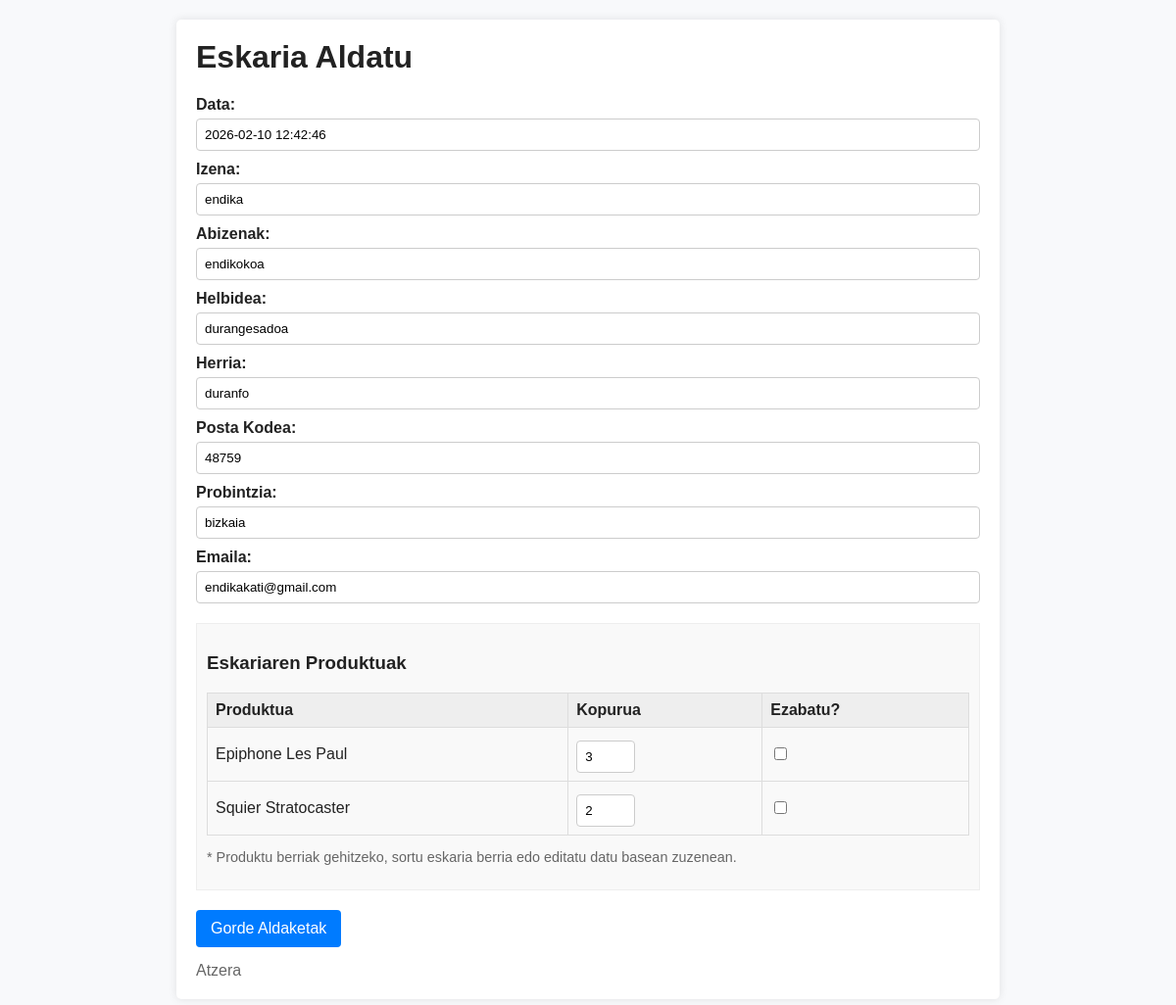
Page /admin/eskaria_aldatu/index.php?id=7 (signed in) on the committed database.
### tables this page shows
CREATE TABLE eskariak (
    id INTEGER PRIMARY KEY AUTOINCREMENT,
    data TEXT,
    izena TEXT,
    abizenak TEXT,
    helbidea TEXT,
    herria TEXT,
    postaKodea INTEGER,
    probintzia TEXT,
    emaila TEXT
);

### admin/eskaria_aldatu/index.php (called while the page is built, shortened)
<?php
require_once dirname(__DIR__, 2) . '/klaseak/com/leartik/unai/eskariak/EskariaDB.php';
require_once dirname(__DIR__, 2) . '/klaseak/com/leartik/unai/eskariak/Eskaria.php';
require_once dirname(__DIR__, 2) . '/klaseak/com/leartik/unai/bezeroak/Bezeroa.php';
require_once dirname(__DIR__, 2) . '/klaseak/com/leartik/unai/eskariak/Detailea.php';
require_once dirname(__DIR__, 2) . '/klaseak/com/leartik/unai/produktuak/produktuak.php';
$eskariaDB = new EskariaDB();
$id = filter_input(INPUT_GET, 'id', FILTER_VALIDATE_INT);
$eskaria = $eskariaDB->selectEskaria($id);
include 'eskaria_aldatu.php';
?>

### klaseak/com/leartik/unai/eskariak/EskariaDB.php (called while the page is built, shortened)
<?php
require_once __DIR__ . '/Eskaria.php';
require_once __DIR__ . '/../bezeroak/Bezeroa.php';
require_once __DIR__ . '/Detailea.php';
require_once __DIR__ . '/../produktuak/produktuak.php';
class EskariaDB
{
    private $konexioa;
    public function __construct()
    {
        $rootDir = realpath(__DIR__ . DIRECTORY_SEPARATOR . '..' . DIRECTORY_SEPARATOR . '..' . DIRECTORY_SEPARATOR . '..' . DIRECTORY_SEPARATOR . '..' . DIRECTORY_SEPARATOR . '..');
        $this->db_path = $rootDir . DIRECTORY_SEPARATOR . 'db' . DIRECTORY_SEPARATOR . 'dendadb.sqlite';
        try {
            $this->konexioa = new PDO("sqlite:" . $this->db_path);
            $this->konexioa->setAttribute(PDO::ATTR_ERRMODE, PDO::ERRMODE_EXCEPTION);
        } catch (PDOException $e) {
            die("Konexio errorea: " . $e->getMessage());
        }
    }
    private function createTablesIfNotExists()
    {
        $sqlEskaria = "CREATE TABLE IF NOT EXISTS eskariak (
            id INTEGER PRIMARY KEY AUTOINCREMENT,
            data TEXT,
            izena TEXT,
            abizenak TEXT,
            helbidea TEXT,
            herria TEXT,
            postaKodea INTEGER,
            probintzia TEXT,
            emaila TEXT
        )";
        $this->konexioa->exec($sqlEskaria);
        $sqlDetaileak = "CREATE TABLE IF NOT EXISTS eskaria_detaileak (
            id INTEGER PRIMARY KEY AUTOINCREMENT,
            eskaria_id INTEGER,
            produktua_id INTEGER,
            kopurua INTEGER,
            FOREIGN KEY(eskaria_id) REFERENCES eskariak(id)
        )";
        $this->konexioa->exec($sqlDetaileak);
    }
    public function selectEskaria(int $id): ?Eskaria
    {
        try {
            $sql = "SELECT * FROM eskariak WHERE id = :id";
            $stmt = $this->konexioa->prepare($sql);
            $stmt->bindValue(':id', $id);
            $stmt->execute();
            $row = $stmt->fetch(PDO::FETCH_ASSOC);
            if ($row) {
                $eskaria = new Eskaria();
                $eskaria->setId($row['id']);
                $eskaria->setData($row['data']);
                $bezeroa = new Bezeroa();
                $bezeroa->setIzena($row['izena']);
                $bezeroa->setAbizenak($row['abizenak']);
                $bezeroa->setHelbidea($row['helbidea']);
                $bezeroa->setHerria($row['herria']);
                $bezeroa->setPostaKodea($row['postaKodea']);
                $bezeroa->setProbintzia($row['probintzia']);
                $bezeroa->setEmaila($row['emaila']);
                $eskaria->setBezeroa($bezeroa);
                $sqlDetails = "SELECT d.kopurua, p.id as p_id, p.izena as p_izena, p.deskribapena, p.prezioa
                               FROM eskaria_detaileak d
                               -- LEFT JOIN could be better if produktua is deleted, but assuming integrity
                               -- Wait, we need to reconstruct Produktua.
                               -- I should probably join with products table if I want full product info.
                               -- But 'Produktua' table interactions are handled by ProduktuakDB maybe?
                               -- For simplicity here I will assume I can just fetch IDs or basic info if products table exists.
                               -- I don't see 'produktuak' table structure but EskariaDB used to be standalone.
                               -- I will assume a 'produktuak' table exists from previous context or generic assumption.
                               -- But wait, I have 'Produktua' class.
                               -- Let's just fetch fields.
                               LEFT JOIN gitarrak p ON d.produktua_id = p.id
                               WHERE d.eskaria_id = :eskaria_id";
                $stmtDetails = $this->konexioa->prepare($sqlDetails);
                $stmtDetails->bindValue(':eskaria_id', $id);
                $stmtDetails->execute();
                $detaileak = [];
                while ($rowD = $stmtDetails->fetch(PDO::FETCH_ASSOC)) {
                    $produktua = new Produktua();
                    $produktua->setId($rowD['p_id']);
                    if (isset($rowD['p_izena']))
                        $produktua->setIzena($rowD['p_izena']);
                    if (isset($rowD['prezioa']))
                        $produktua->setPrezioa($rowD['prezioa']);
                    $detailea = new Detailea();
                    $detailea->setProduktua($produktua);
                    $detailea->setKopurua($rowD['kopurua']);
                    $detaileak[] = $detailea;
                }
                $eskaria->setDetaileak($detaileak);
                return $eskaria;
            }
        } catch (PDOException $e) {
            error_log("Errorea eskaria lortzean: " . $e->getMessage());
        }
        return null;
    }
}
?>

### klaseak/com/leartik/unai/eskariak/Eskaria.php (called while the page is built, shortened)
<?php
require_once __DIR__ . '/../bezeroak/Bezeroa.php';
require_once __DIR__ . '/Detailea.php';
class Eskaria
{
    private $data;
    private $bezeroa;
    private $detaileak;
    public function __construct()
    {
        $this->detaileak = [];
    }
    public function setData($data)
    {
        $this->data = $data;
    }
    public function getData()
    {
        return $this->data;
    }
    public function setBezeroa(Bezeroa $bezeroa)
    {
        $this->bezeroa = $bezeroa;
    }
    public function getBezeroa()
    {
        return $this->bezeroa;
    }
    public function setDetaileak($detaileak)
    {
        $this->detaileak = $detaileak;
    }
    public function getDetaileak()
    {
        return $this->detaileak;
    }
}
?>

### klaseak/com/leartik/unai/bezeroak/Bezeroa.php (called while the page is built, shortened)
<?php
class Bezeroa {
    private $izena;
    private $abizenak;
    private $helbidea;
    private $herria;
    private $postaKodea;
    private $probintzia;
    private $emaila;
    public function setIzena($izena) {
        $this->izena = $izena;
    }
    public function getIzena() {
        return $this->izena;
    }
    public function setAbizenak($abizenak) {
        $this->abizenak = $abizenak;
    }
    public function getAbizenak() {
        return $this->abizenak;
    }
    public function setHelbidea($helbidea) {
        $this->helbidea = $helbidea;
    }
    public function getHelbidea() {
        return $this->helbidea;
    }
    public function setHerria($herria) {
        $this->herria = $herria;
    }
    public function getHerria() {
        return $this->herria;
    }
    public function setPostaKodea($postaKodea) {
        $this->postaKodea = $postaKodea;
    }
    public function getPostaKodea() {
        return $this->postaKodea;
    }
    public function setProbintzia($probintzia) {
        $this->probintzia = $probintzia;
    }
    public function getProbintzia() {
        return $this->probintzia;
    }
    public function setEmaila($emaila) {
        $this->emaila = $emaila;
    }
    public function getEmaila() {
        return $this->emaila;
    }
}
?>

### klaseak/com/leartik/unai/eskariak/Detailea.php (called while the page is built, shortened)
<?php
require_once __DIR__ . '/../produktuak/produktuak.php';
class Detailea
{
    private $produktua;
    private $kopurua;
    public function setProduktua(Produktua $produktua)
    {
        $this->produktua = $produktua;
    }
    public function getProduktua()
    {
        return $this->produktua;
    }
    public function setKopurua($kopurua)
    {
        $this->kopurua = $kopurua;
    }
    public function getKopurua()
    {
        return $this->kopurua;
    }
}
?>

### klaseak/com/leartik/unai/produktuak/produktuak.php (called while the page is built, shortened)
<?php
class Produktua
{
    private $id;
    private $izena;
    public function getId()
    {
        return $this->id;
    }
    public function setId($id)
    {
        $this->id = $id;
    }
    public function getIzena()
    {
        return $this->izena;
    }
    public function setIzena($izena)
    {
        $this->izena = $izena;
    }
}
?>

### admin/eskaria_aldatu/eskaria_aldatu.php (the view, shortened to what this page needs)
<!DOCTYPE html>
<html lang="eu">
<head>
</head>
<body>
    <div class="container">
        <h1>Eskaria Aldatu</h1>
        <form action="index.php" method="POST">
            <label>Data:</label>
            <input type="text" name="data" value="<?php echo htmlspecialchars($eskaria->getData()); ?>" required>
            <?php $bezeroa = $eskaria->getBezeroa(); ?>
            <label>Izena:</label>
            <input type="text" name="izena" value="<?php echo htmlspecialchars($bezeroa->getIzena()); ?>" required>
            <label>Abizenak:</label>
            <input type="text" name="abizenak" value="<?php echo htmlspecialchars($bezeroa->getAbizenak()); ?>" required>
            <label>Helbidea:</label>
            <input type="text" name="helbidea" value="<?php echo htmlspecialchars($bezeroa->getHelbidea()); ?>" required>
            <label>Herria:</label>
            <input type="text" name="herria" value="<?php echo htmlspecialchars($bezeroa->getHerria()); ?>" required>
            <label>Posta Kodea:</label>
            <input type="number" name="postaKodea" value="<?php echo htmlspecialchars($bezeroa->getPostaKodea()); ?>" required>
            <label>Probintzia:</label>
            <input type="text" name="probintzia" value="<?php echo htmlspecialchars($bezeroa->getProbintzia()); ?>" required>
            <label>Emaila:</label>
            <input type="email" name="emaila" value="<?php echo htmlspecialchars($bezeroa->getEmaila()); ?>" required>
            <div class="products">
                <h3>Eskariaren Produktuak</h3>
                <table>
                    <thead>
                        <tr>
                            <th>Produktua</th>
                            <th>Kopurua</th>
                            <th>Ezabatu?</th>
                        </tr>
                    </thead>
                    <tbody>
                    <?php foreach ($eskaria->getDetaileak() as $d):
                        $p = $d->getProduktua();
                        $pid = $p->getId();
                    ?>
                        <tr>
                            <td><?php echo htmlspecialchars($p->getIzena() ?? 'Produktua #' . $pid); ?></td>
                            <td>
                                <input type="number" name="detaileak[<?php echo $pid; ?>][kopurua]" value="<?php echo $d->getKopurua(); ?>" min="1" required style="width: 60px">
                            </td>
                            <td>
                                <input type="checkbox" name="detaileak[<?php echo $pid; ?>][ezabatu]" value="1">
                            </td>
                        </tr>
                    <?php endforeach; ?>
                    </tbody>
                </table>
                <p style="font-size:0.9em; color:#666">* Produktu berriak gehitzeko, sortu eskaria berria edo editatu datu basean zuzenean.</p>
            </div>
            <input type="submit" value="Gorde Aldaketak">
        </form>
        <a href="../index.php">Atzera</a>
    </div>
</body>
</html>

### admin/eskaria_aldatu/eskaria_aldatu.php (style rules this page uses)
body { font-family:Arial,Helvetica,sans-serif;background:#f8f9fb;color:#222;margin:0;padding:20px }
.container { max-width:800px;margin:0 auto;background:#fff;padding:20px;border-radius:5px;box-shadow:0 0 10px rgba(0,0,0,0.1) }
h1 { margin-top:0 }
label { display:block;font-weight:bold;margin-top:10px }
input[type="text"],input[type="email"],input[type="number"],input[type="date"] { width:100%;padding:8px;margin-top:5px;border:1px solid #ccc;border-radius:4px;box-sizing:border-box }
input[type="submit"] { margin-top:20px;background:#007bff;color:#fff;border:none;padding:10px 15px;border-radius:4px;cursor:pointer;font-size:16px }
a { display:inline-block;margin-top:15px;color:#666;text-decoration:none }
.products { margin-top:20px;padding:10px;background:#f9f9f9;border:1px solid #eee }
table { width:100%;border-collapse:collapse;margin-top:10px }
th,td { border:1px solid #ddd;padding:8px;text-align:left }
th { background-color:#eee }

### rows in the picture
eskariak: data "2026-02-10 12:42:46", izena "endika", abizenak "endikokoa", helbidea "durangesadoa", herria "duranfo", postaKodea "48759", probintzia "bizkaia", emaila "endikakati@gmail.com"

### other values in the picture
$p->getIzena() "Epiphone Les Paul"
$p->getIzena() "Squier Stratocaster"
